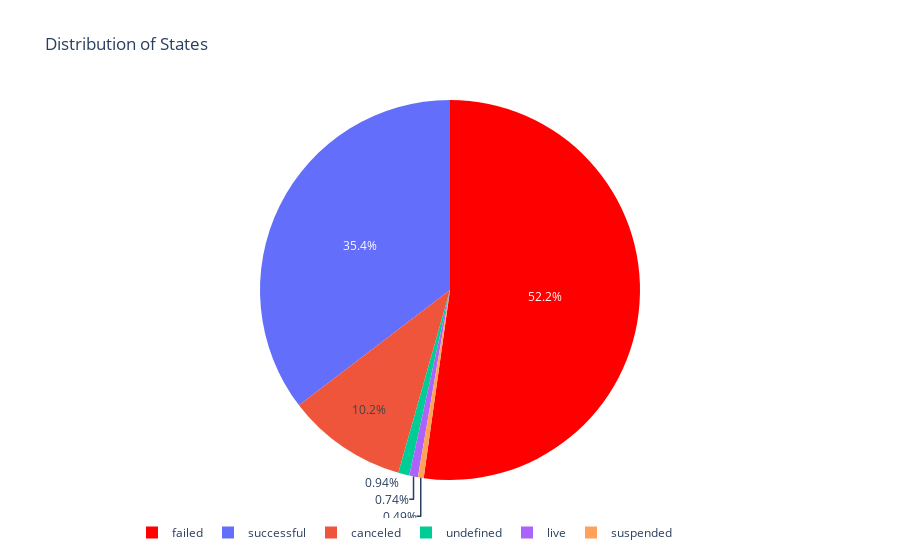

The cell this chart's notebook holds for it:
### Markdown cell above
We will start looking the state column distribution that might will be our key to understand this dataset

### Code cell
state = round(df_raw['state'].value_counts()/len(df_raw['state'])*100,2)

labels = list(state.index)
values = list(state.values)

trace1 = go.Pie(labels=labels, values=values, marker=dict(colors=['red']))

layout = go.Layout(title = 'Distribution of States', legend=dict(orientation='h'))

fig = go.Figure(data=[trace1], layout=layout)
iplot(fig)

### Figure 1 — Plotly figure (JSON) as saved in the notebook; plotly's stock layout.template omitted (floating-point values rounded to 4 significant figures)
{"data": [{"labels": ["failed", "successful", "canceled", "undefined", "live", "suspended"], "marker": {"colors": ["red"]}, "type": "pie", "values": [52.22, 35.38, 10.24, 0.94, 0.74, 0.49]}], "layout": {"legend": {"orientation": "h"}, "title": {"text": "Distribution of States"}}}
